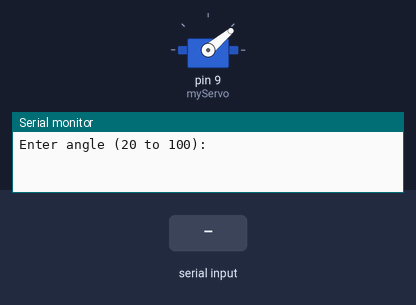
This sketch was run on a simulated Arduino Uno, built with avr-gcc and run on an emulated ATmega328P. On the bench: servo, the last lines printed to the serial monitor. The inputs (shaded band) are chosen by the test bench.

Above: at 1.2 s.
1.3 s: "90,45\n" received over Serial
At 2.9 s:
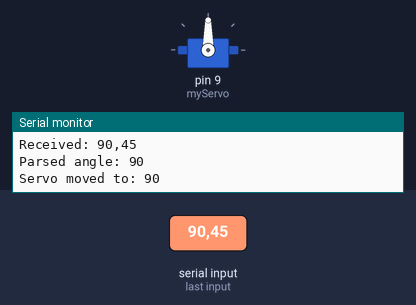
3.5 s: "30,150\n" received over Serial
At 3.97 s:
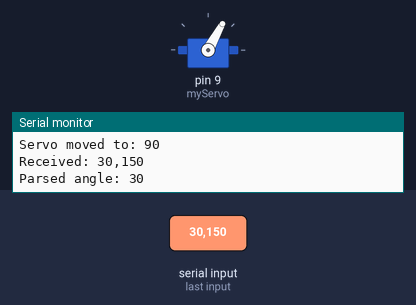
5.9 s: "90\n" received over Serial
At 7.6 s:
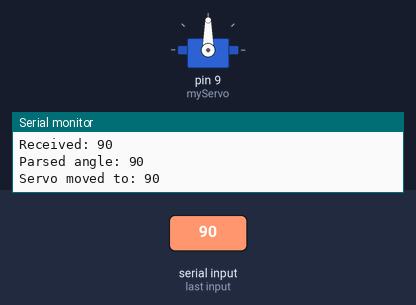
Timing chart, 0 to 9.1 s (numbered marks = the images above; inputs shaded):
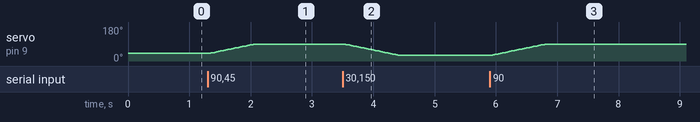

The sketch:

servo_test.ino
```cpp
#include <Servo.h>

Servo myServo;
int currentAngle = 40;
int minAngle = 20;
int maxAngle = 100;
int stepDelay = 15;  // Delay in milliseconds between steps (adjust for speed)

void setup() {
  Serial.begin(9600);
  myServo.attach(9);
  myServo.write(currentAngle);
  Serial.println("Enter angle (20 to 100):");
}

void loop() {
  if (Serial.available()) {
    String input = Serial.readStringUntil('\n');
    int angle = input.toInt();

    Serial.print("Received: ");
    Serial.println(input);
    Serial.print("Parsed angle: ");
    Serial.println(angle);

    // Fix your validation condition:
    if (angle >= minAngle && angle <= maxAngle) {
      moveServoSmoothly(currentAngle, angle);
      currentAngle = angle;
      Serial.print("Servo moved to: ");
      Serial.println(currentAngle);
    } else {
      Serial.println("Invalid angle. Enter 20 to 100.");
    }
  }
}

void moveServoSmoothly(int fromAngle, int toAngle) {
  if (fromAngle == toAngle) return;

  int step = (fromAngle < toAngle) ? 1 : -1;

  for (int pos = fromAngle; pos != toAngle; pos += step) {
    myServo.write(pos);
    delay(stepDelay);
  }
  myServo.write(toAngle); // Ensure exact position at the end
}
```

Measured:
- after the input at 1.3 s, servo on pin 9 (myServo): moves from 40° to 90° over 0.74 s, starting at once
- after the input at 3.5 s, servo on pin 9 (myServo): moves from 90° to 30° over 0.90 s, starting at once
- after the input at 5.9 s, servo on pin 9 (myServo): moves from 30° to 90° over 0.90 s, starting at once
